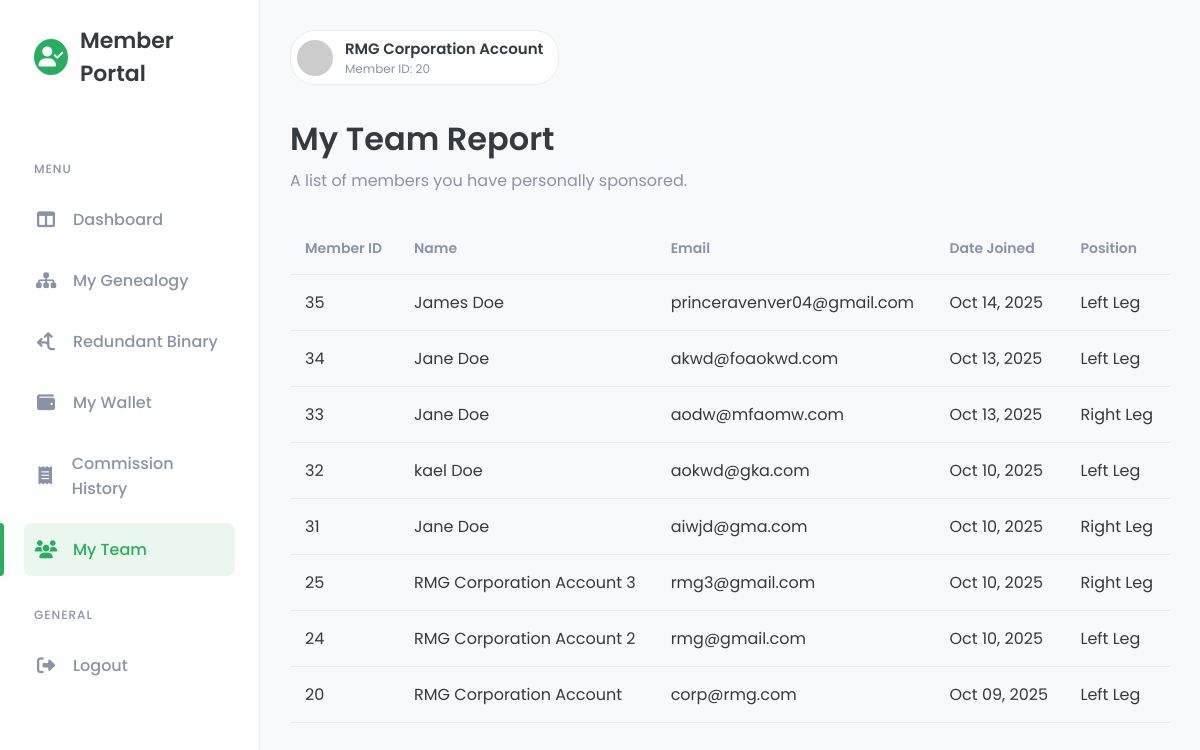
The page /public/member/my_team.php (signed in) on the database its author committed.
### tables this page shows
CREATE TABLE `genealogy_tree` (
  `id` bigint(20) UNSIGNED NOT NULL,
  `user_id` bigint(20) UNSIGNED NOT NULL,
  `sponsor_id` bigint(20) UNSIGNED NOT NULL,
  `upline_id` bigint(20) UNSIGNED NOT NULL,
  `position` enum('L','R') NOT NULL,
  `path` text DEFAULT NULL,
  `created_at` timestamp NULL DEFAULT current_timestamp()
);

CREATE TABLE `users` (
  `id` bigint(20) UNSIGNED NOT NULL,
  `name` varchar(255) NOT NULL,
  `email` varchar(255) NOT NULL,
  `username` varchar(50) DEFAULT NULL,
  `rank` varchar(50) NOT NULL DEFAULT 'Member',
  `account_type` varchar(50) NOT NULL DEFAULT 'Standard',
  `is_active` tinyint(1) NOT NULL DEFAULT 1,
  `is_tg_member` tinyint(1) NOT NULL DEFAULT 0,
  `total_pairs_earned` int(11) NOT NULL DEFAULT 0,
  `password` varchar(255) NOT NULL,
  `role` enum('admin','staff','member') NOT NULL,
  `created_at` timestamp NULL DEFAULT current_timestamp(),
  `updated_at` timestamp NULL DEFAULT current_timestamp() ON UPDATE current_timestamp()
);

### public/member/my_team.php (the view, shortened to what this page needs)
<?php
require_once '../../src/templates/member_header.php';
require_once '../../src/includes/db_connect.php';
$member_id = $_SESSION['user_id'];
?>
<div class="content-header">
    <h2>My Team Report</h2>
    <p>A list of members you have personally sponsored.</p>
</div>
<div class="card">
    <table>
        <thead>
            <tr>
                <th>Member ID</th>
                <th>Name</th>
                <th>Email</th>
                <th>Date Joined</th>
                <th>Position</th>
            </tr>
        </thead>
        <tbody>
            <?php
            $sql = "SELECT u.id, u.name, u.email, u.created_at, gt.position
                    FROM users u
                    JOIN genealogy_tree gt ON u.id = gt.user_id
                    WHERE gt.sponsor_id = ?
                    ORDER BY u.id DESC";
            $stmt = $mysqli->prepare($sql);
            $stmt->bind_param("i", $member_id);
            $stmt->execute();
            $result = $stmt->get_result();
            if ($result && $result->num_rows > 0) {
                while ($team_member = $result->fetch_assoc()) {
                    $position_text = ($team_member['position'] === 'L') ? 'Left Leg' : 'Right Leg';
                    echo "<tr>";
                    echo "<td>" . htmlspecialchars($team_member['id']) . "</td>";
                    echo "<td>" . htmlspecialchars($team_member['name']) . "</td>";
                    echo "<td>" . htmlspecialchars($team_member['email']) . "</td>";
                    echo "<td>" . date('M d, Y', strtotime($team_member['created_at'])) . "</td>";
                    echo "<td>" . $position_text . "</td>";
                    echo "</tr>";
                }
            } else {
                echo '<tr><td colspan="5" style="text-align: center; padding: 20px;">You have not sponsored any members yet.</td></tr>';
            }
            ?>
        </tbody>
    </table>
</div>
<?php
require_once '../../src/templates/member_footer.php';
?>

### public/css/admin_style.css (style rules this page uses)
:root { --primary-color: #27ae60; --primary-color-light: #e9f7ef; --secondary-color: #2c3e50; --background-color: #f8f9fa; --card-bg: #ffffff; --text-color: #343a40; --text-muted: #8a92a6; --border-color: #e9ecef; --shadow: 0 4px 12px rgba(0, 0, 0, 0.05); }
body { font-family: 'Poppins', sans-serif; margin: 0; background-color: var(--background-color); color: var(--text-color); font-size: 16px; }
.content-header { margin-bottom: 30px; }
.content-header h2 { margin: 0; font-size: 32px; font-weight: 600; }
.content-header p { color: var(--text-muted); margin-top: 5px; }

### public/member/my_team.php (style rules this page uses)
table { width: 100%; border-collapse: collapse; }
th, td { border-bottom: 1px solid var(--border-color); padding: 15px; text-align: left; vertical-align: middle; }
th { font-weight: 600; font-size: 14px; color: var(--text-muted); }

### rows shown on the page
genealogy_tree: user "35", user.name "James Doe", user.email "princeravenver04@gmail.com", user.created_at "Oct 14, 2025", position "Left Leg"
genealogy_tree: user "34", user.name "Jane Doe", user.email "akwd@foaokwd.com", user.created_at "Oct 13, 2025", position "Left Leg"
genealogy_tree: user "33", user.name "Jane Doe", user.email "aodw@mfaomw.com", user.created_at "Oct 13, 2025", position "Right Leg"
genealogy_tree: user "32", user.name "kael Doe", user.email "aokwd@gka.com", user.created_at "Oct 10, 2025", position "Left Leg"
genealogy_tree: user "31", user.name "Jane Doe", user.email "aiwjd@gma.com", user.created_at "Oct 10, 2025", position "Right Leg"
genealogy_tree: user "25", user.name "RMG Corporation Account 3", user.email "rmg3@gmail.com", user.created_at "Oct 10, 2025", position "Right Leg"
genealogy_tree: user "24", user.name "RMG Corporation Account 2", user.email "rmg@gmail.com", user.created_at "Oct 10, 2025", position "Left Leg"
genealogy_tree: user "20", user.name "RMG Corporation Account", user.email "corp@rmg.com", user.created_at "Oct 09, 2025", position "Left Leg"

### other values the page prints
$_SESSION['user_name'] "RMG Corporation Account"
$_SESSION['user_id'] "20"
